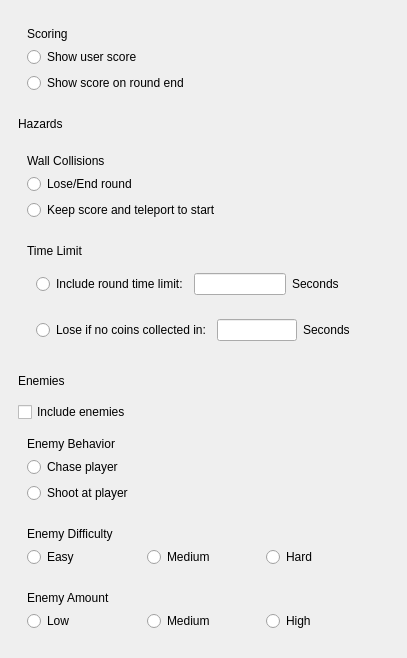
<?xml version="1.0" encoding="UTF-8"?>
<ui version="4.0">
 <class>Task_ObjectiveFlyAround</class>
 <widget class="QWidget" name="Task_ObjectiveFlyAround">
  <property name="geometry">
   <rect>
    <x>0</x>
    <y>0</y>
    <width>407</width>
    <height>658</height>
   </rect>
  </property>
  <property name="sizePolicy">
   <sizepolicy hsizetype="Preferred" vsizetype="Fixed">
    <horstretch>0</horstretch>
    <verstretch>0</verstretch>
   </sizepolicy>
  </property>
  <property name="windowTitle">
   <string>Form</string>
  </property>
  <layout class="QGridLayout" name="gridLayout">
   <property name="leftMargin">
    <number>9</number>
   </property>
   <property name="topMargin">
    <number>9</number>
   </property>
   <property name="rightMargin">
    <number>9</number>
   </property>
   <property name="bottomMargin">
    <number>9</number>
   </property>
   <item row="0" column="0">
    <widget class="QWidget" name="objectiveBox" native="true">
     <layout class="QGridLayout" name="gridLayout_10">
      <item row="0" column="0">
       <widget class="QWidget" name="scoringBox" native="true">
        <layout class="QGridLayout" name="gridLayout_2">
         <item row="0" column="0">
          <widget class="QLabel" name="label">
           <property name="text">
            <string>Scoring</string>
           </property>
          </widget>
         </item>
         <item row="2" column="0">
          <widget class="QRadioButton" name="radioButton">
           <property name="text">
            <string>Show score on round end</string>
           </property>
          </widget>
         </item>
         <item row="1" column="0">
          <widget class="QRadioButton" name="radioButton_2">
           <property name="text">
            <string>Show user score</string>
           </property>
          </widget>
         </item>
        </layout>
       </widget>
      </item>
      <item row="1" column="0">
       <widget class="QLabel" name="label_3">
        <property name="text">
         <string>Hazards</string>
        </property>
       </widget>
      </item>
      <item row="2" column="0">
       <widget class="QWidget" name="wallCollisionsBox" native="true">
        <layout class="QGridLayout" name="gridLayout_3">
         <item row="0" column="0">
          <widget class="QLabel" name="label_2">
           <property name="text">
            <string>Wall Collisions</string>
           </property>
          </widget>
         </item>
         <item row="2" column="0">
          <widget class="QRadioButton" name="radioButton_5">
           <property name="text">
            <string>Keep score and teleport to start</string>
           </property>
          </widget>
         </item>
         <item row="1" column="0">
          <widget class="QRadioButton" name="radioButton_6">
           <property name="text">
            <string>Lose/End round</string>
           </property>
          </widget>
         </item>
        </layout>
       </widget>
      </item>
      <item row="3" column="0">
       <widget class="QWidget" name="timeLimitBox" native="true">
        <layout class="QGridLayout" name="gridLayout_7">
         <item row="0" column="0">
          <widget class="QLabel" name="label_8">
           <property name="sizePolicy">
            <sizepolicy hsizetype="Preferred" vsizetype="Preferred">
             <horstretch>0</horstretch>
             <verstretch>0</verstretch>
            </sizepolicy>
           </property>
           <property name="text">
            <string>Time Limit</string>
           </property>
          </widget>
         </item>
         <item row="2" column="0">
          <widget class="QWidget" name="coinsBox" native="true">
           <layout class="QGridLayout" name="gridLayout_9">
            <item row="0" column="3">
             <spacer name="horizontalSpacer_2">
              <property name="orientation">
               <enum>Qt::Horizontal</enum>
              </property>
              <property name="sizeHint" stdset="0">
               <size>
                <width>40</width>
                <height>20</height>
               </size>
              </property>
             </spacer>
            </item>
            <item row="0" column="0">
             <widget class="QRadioButton" name="radioButton_4">
              <property name="sizePolicy">
               <sizepolicy hsizetype="Fixed" vsizetype="Fixed">
                <horstretch>0</horstretch>
                <verstretch>0</verstretch>
               </sizepolicy>
              </property>
              <property name="text">
               <string>Lose if no coins collected in:</string>
              </property>
             </widget>
            </item>
            <item row="0" column="1">
             <widget class="QLineEdit" name="lineEdit_2">
              <property name="maximumSize">
               <size>
                <width>100</width>
                <height>16777215</height>
               </size>
              </property>
             </widget>
            </item>
            <item row="0" column="2">
             <widget class="QLabel" name="label_9">
              <property name="text">
               <string>Seconds</string>
              </property>
             </widget>
            </item>
           </layout>
          </widget>
         </item>
         <item row="1" column="0">
          <widget class="QWidget" name="roundBox" native="true">
           <layout class="QGridLayout" name="gridLayout_8">
            <item row="0" column="0">
             <widget class="QRadioButton" name="radioButton_3">
              <property name="sizePolicy">
               <sizepolicy hsizetype="Fixed" vsizetype="Fixed">
                <horstretch>0</horstretch>
                <verstretch>0</verstretch>
               </sizepolicy>
              </property>
              <property name="text">
               <string>Include round time limit:</string>
              </property>
             </widget>
            </item>
            <item row="0" column="1">
             <widget class="QLineEdit" name="lineEdit">
              <property name="maximumSize">
               <size>
                <width>100</width>
                <height>16777215</height>
               </size>
              </property>
             </widget>
            </item>
            <item row="0" column="3">
             <spacer name="horizontalSpacer">
              <property name="orientation">
               <enum>Qt::Horizontal</enum>
              </property>
              <property name="sizeHint" stdset="0">
               <size>
                <width>40</width>
                <height>20</height>
               </size>
              </property>
             </spacer>
            </item>
            <item row="0" column="2">
             <widget class="QLabel" name="label_10">
              <property name="text">
               <string>Seconds</string>
              </property>
             </widget>
            </item>
           </layout>
          </widget>
         </item>
        </layout>
       </widget>
      </item>
      <item row="4" column="0">
       <widget class="QLabel" name="label_4">
        <property name="text">
         <string>Enemies</string>
        </property>
       </widget>
      </item>
      <item row="5" column="0">
       <widget class="QCheckBox" name="checkBox">
        <property name="text">
         <string>Include enemies</string>
        </property>
       </widget>
      </item>
      <item row="6" column="0">
       <widget class="QWidget" name="enemyBox" native="true">
        <layout class="QGridLayout" name="gridLayout_4">
         <item row="0" column="0">
          <widget class="QLabel" name="label_5">
           <property name="text">
            <string>Enemy Behavior</string>
           </property>
          </widget>
         </item>
         <item row="2" column="0">
          <widget class="QRadioButton" name="radioButton_7">
           <property name="text">
            <string>Shoot at player</string>
           </property>
          </widget>
         </item>
         <item row="1" column="0">
          <widget class="QRadioButton" name="radioButton_8">
           <property name="text">
            <string>Chase player</string>
           </property>
          </widget>
         </item>
        </layout>
       </widget>
      </item>
      <item row="7" column="0">
       <widget class="QWidget" name="difficultyBox" native="true">
        <layout class="QGridLayout" name="gridLayout_5">
         <item row="1" column="1">
          <widget class="QRadioButton" name="radioButton_10">
           <property name="text">
            <string>Medium</string>
           </property>
          </widget>
         </item>
         <item row="0" column="0">
          <widget class="QLabel" name="label_6">
           <property name="text">
            <string>Enemy Difficulty</string>
           </property>
          </widget>
         </item>
         <item row="1" column="0">
          <widget class="QRadioButton" name="radioButton_9">
           <property name="text">
            <string>Easy</string>
           </property>
          </widget>
         </item>
         <item row="1" column="2">
          <widget class="QRadioButton" name="radioButton_11">
           <property name="text">
            <string>Hard</string>
           </property>
          </widget>
         </item>
        </layout>
       </widget>
      </item>
      <item row="8" column="0">
       <widget class="QWidget" name="amountBox" native="true">
        <layout class="QGridLayout" name="gridLayout_6">
         <item row="1" column="0">
          <widget class="QRadioButton" name="radioButton_12">
           <property name="text">
            <string>Low</string>
           </property>
          </widget>
         </item>
         <item row="1" column="2">
          <widget class="QRadioButton" name="radioButton_13">
           <property name="text">
            <string>High</string>
           </property>
          </widget>
         </item>
         <item row="0" column="0">
          <widget class="QLabel" name="label_7">
           <property name="text">
            <string>Enemy Amount</string>
           </property>
          </widget>
         </item>
         <item row="1" column="1">
          <widget class="QRadioButton" name="radioButton_14">
           <property name="text">
            <string>Medium</string>
           </property>
          </widget>
         </item>
        </layout>
       </widget>
      </item>
     </layout>
    </widget>
   </item>
  </layout>
 </widget>
 <resources/>
 <connections/>
</ui>
